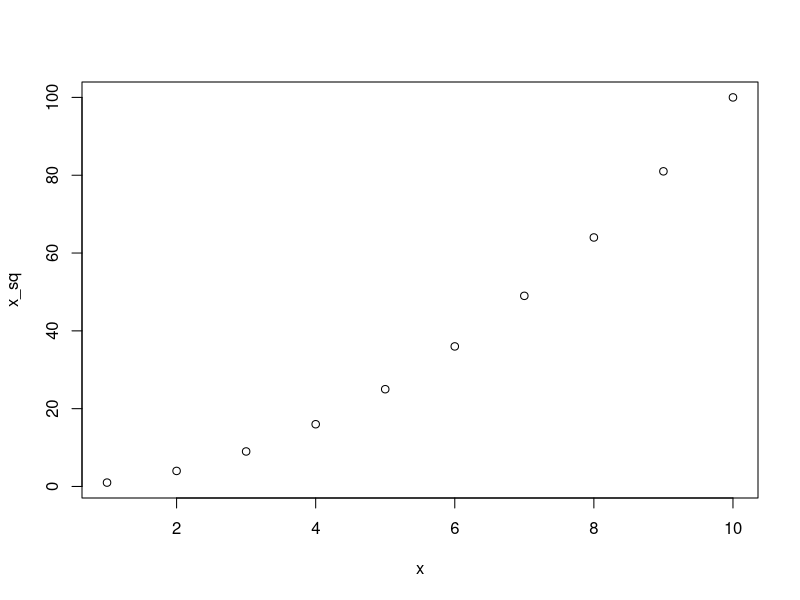
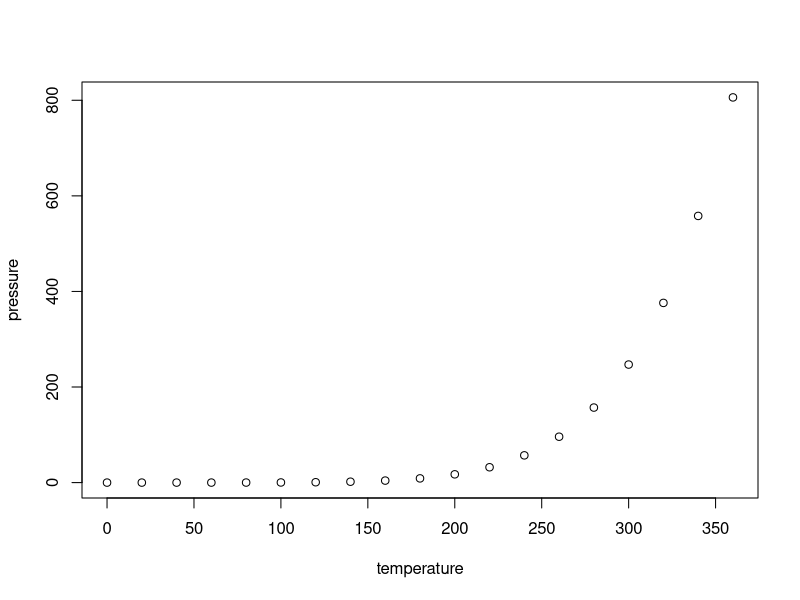
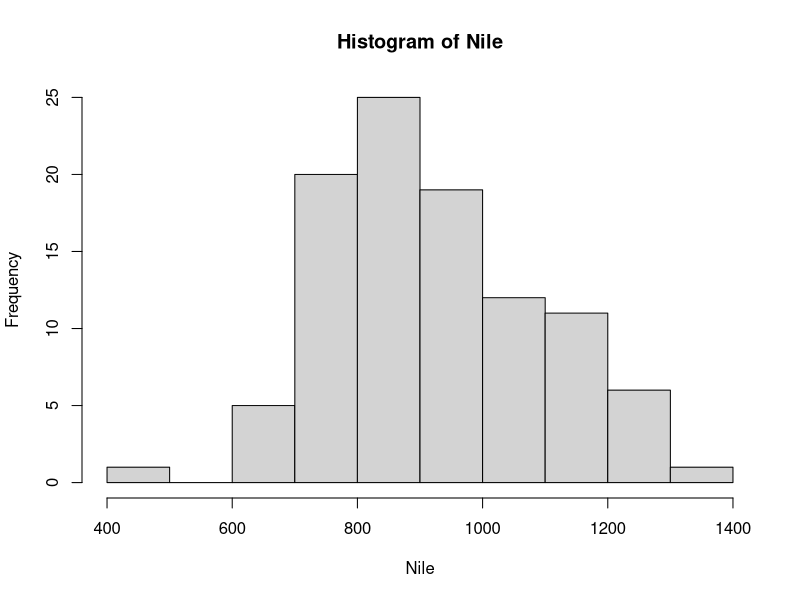
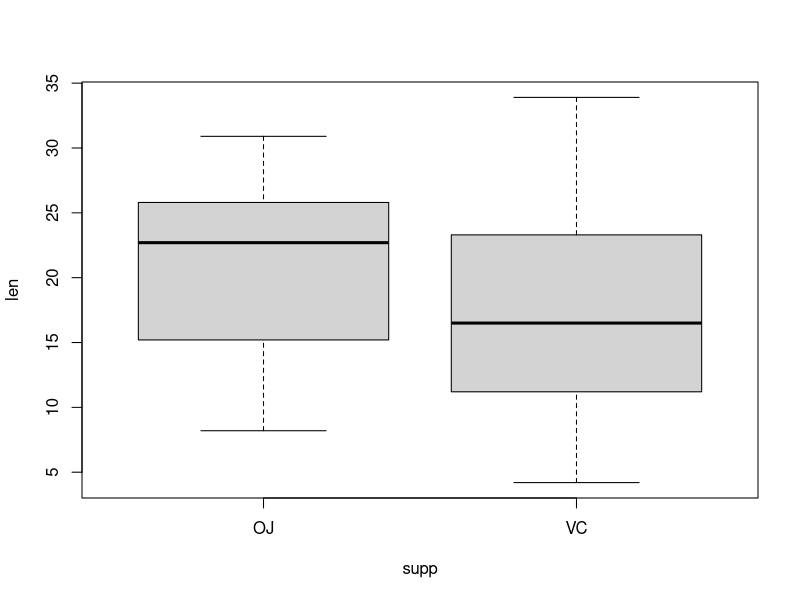

Recreate these plots in R, in order.
## ---- chunk 1
knitr::opts_chunk$set(
    echo = TRUE,
    message = FALSE,
    warning = FALSE,
    fig.align = "center",
    results = "hide"
    )
if (interactive()) setwd(here::here("practicals"))
## ---- chunk 2
library(tidyverse)
## ---- chunk 3
topTable <- read_csv("data/topTable.csv")
## ---- chunk 4
x <- 1:10
x_sq <- x^2
plot(x, x_sq)
## ---- chunk 5
glimpse(pressure)
plot(pressure)
## ---- chunk 6
glimpse(Nile)
hist(Nile)
## ---- chunk 7
glimpse(ToothGrowth)
## ---- chunk 8
boxplot(len~supp, data = ToothGrowth)
